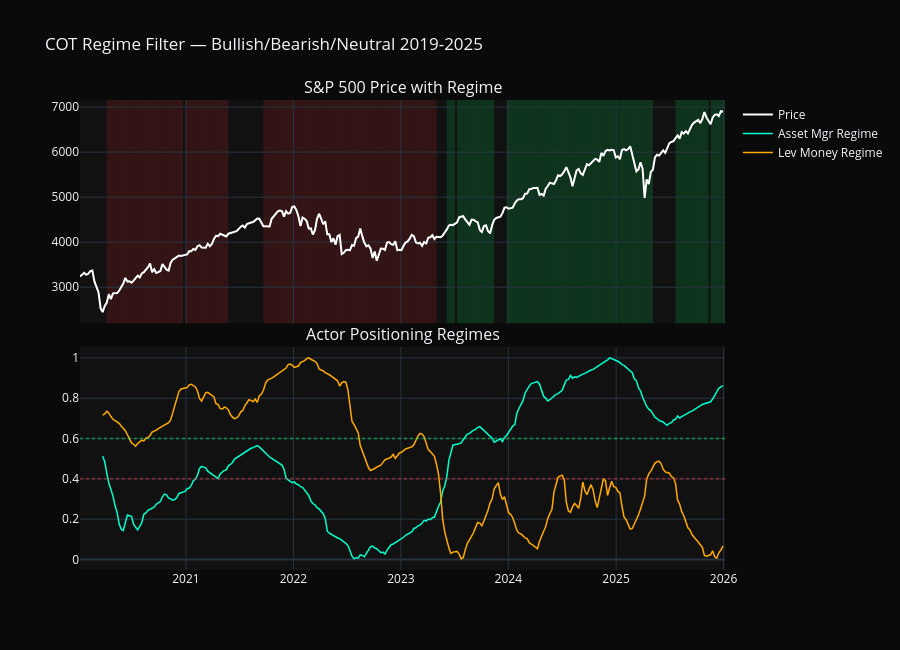

The code cell stored with this chart in its notebook:
### Markdown cell above
# Robustness Tests

### Code cell
run_robustness_tests(df)
